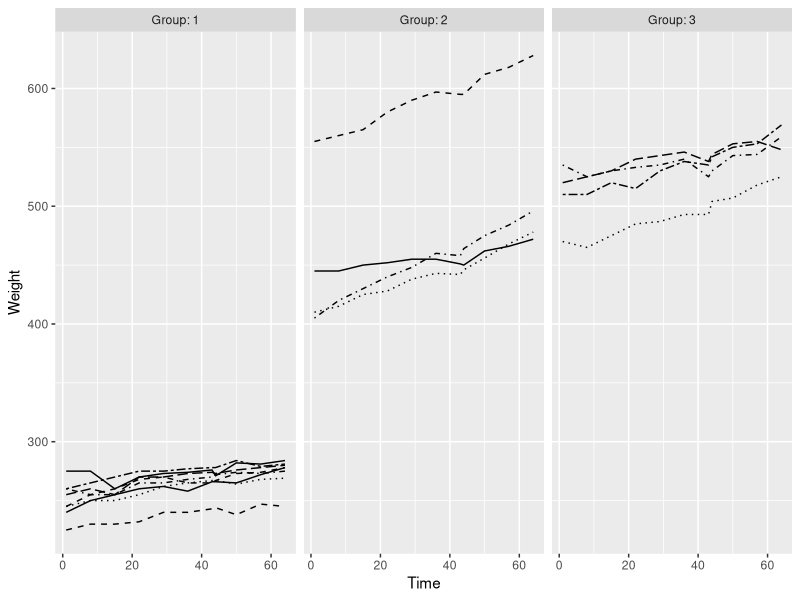
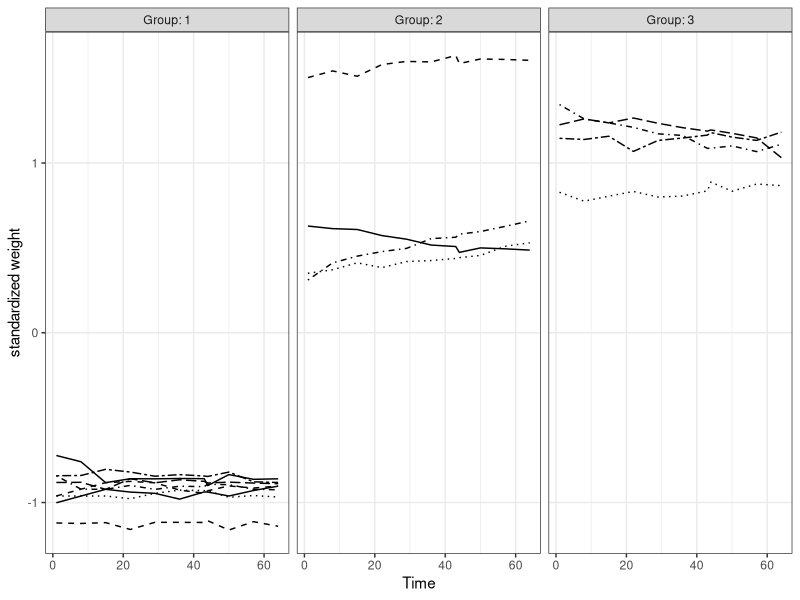
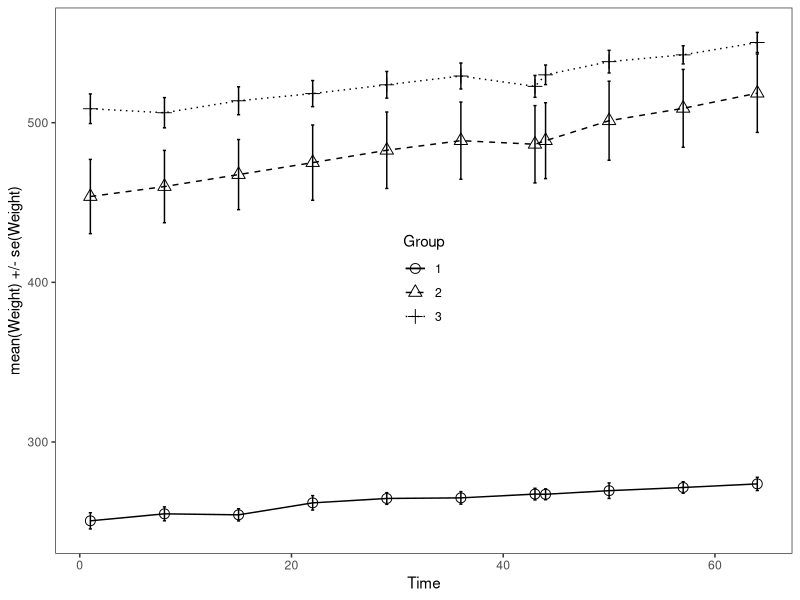
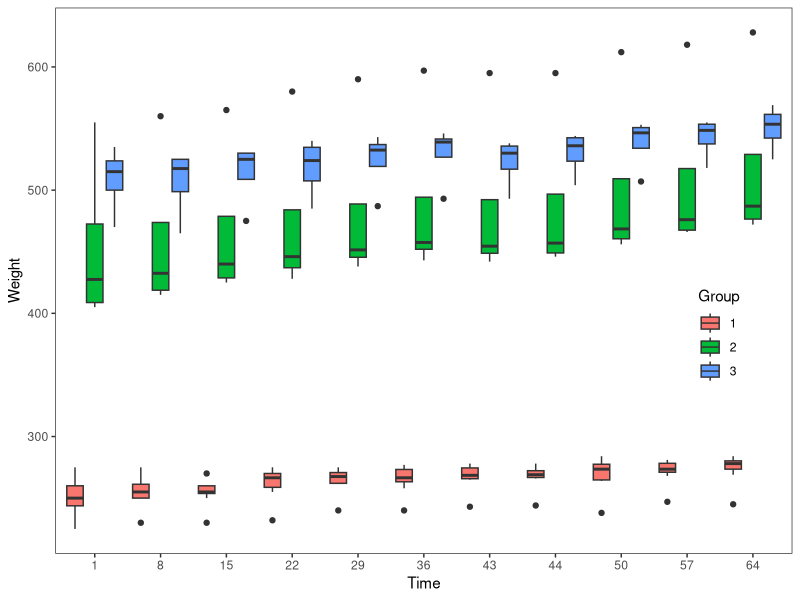
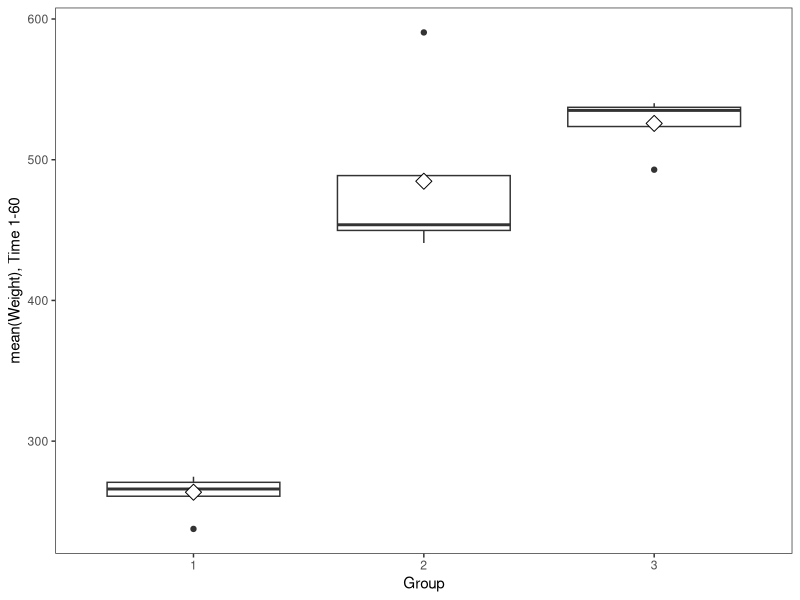
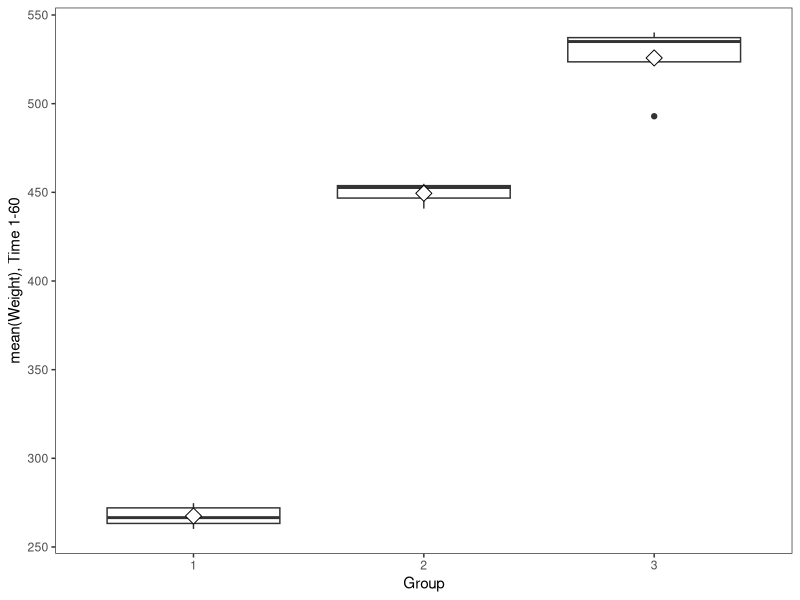
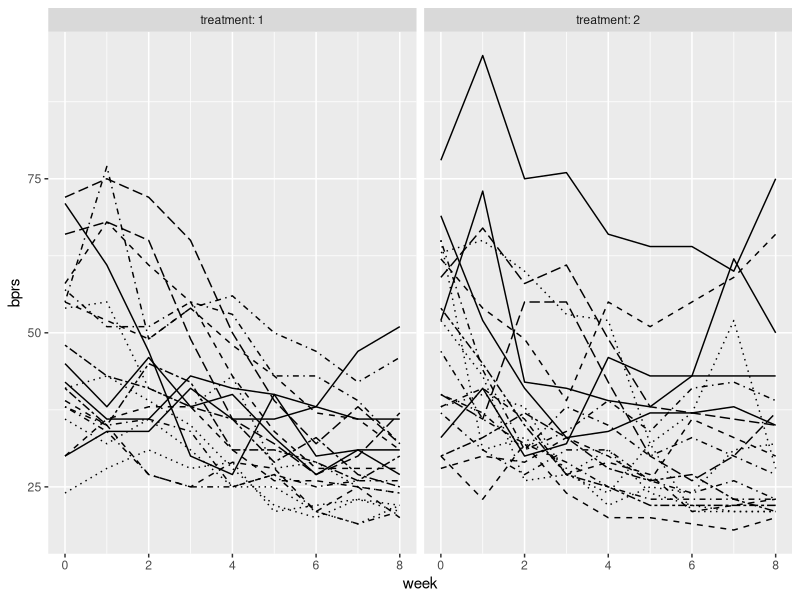
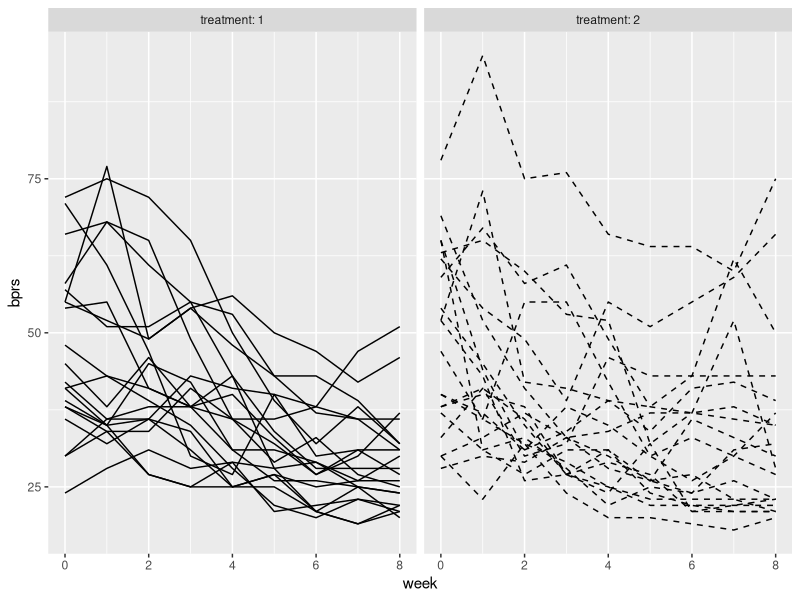

Recreate these plots in R, in order.
## ---- chunk 1
#---
#title: "Chapter 5 analysis"
#author: "Antti Kaihovaara"
#date: "December 8, 2018"
#description: "Chapter 6 analysis"
#Data1: https://raw.githubusercontent.com/KimmoVehkalahti/MABS/master/Examples/data/BPRS.txt
#Data2:https://raw.githubusercontent.com/KimmoVehkalahti/MABS/master/Examples/data/rats.txt
#---
## ---- chunk 2
getwd()

BPRSL <- read.csv("BPRSLong.csv", sep=",", header=TRUE)
RATSL <- read.csv("RATSLong.csv", sep=",", header=TRUE)

library(tidyverse)
library(dplyr)
library(tidyr)
library(ggplot2)
## ---- chunk 3
BPRSL$treatment <- factor(BPRSL$treatment)
BPRSL$subject <- factor(BPRSL$subject)
glimpse(BPRSL)

RATSL$ID <- factor(RATSL$ID)
RATSL$Group <-factor(RATSL$Group)
glimpse(RATSL)

## ---- chunk 4
ggplot(RATSL, aes(x = Time, y = Weight, linetype = ID)) +
  geom_line() +
  scale_linetype_manual(values = rep(1:10, times=4)) +
  facet_grid(. ~ Group, labeller = label_both) +
  theme(legend.position = "none") + 
  scale_y_continuous(limits = c(min(RATSL$Weight), max(RATSL$Weight)))
## ---- chunk 5
RATSL <- RATSL %>%
  group_by(Time) %>%
  mutate(stdWeight = (Weight-mean(Weight))/sd(Weight)) %>%
  ungroup()


p1 <- ggplot(RATSL, aes(x = Time, y = stdWeight, linetype = ID))
p2 <- p1 + geom_line() + scale_linetype_manual(values = rep(1:10, times=4))
p3 <- p2 + facet_grid(. ~ Group, labeller = label_both)
p4 <- p3 + theme_bw() + theme(legend.position = "none")
p5 <- p4 + theme(panel.grid.minor.y = element_blank())
p6 <- p5 + scale_y_continuous(name = "standardized weight")
p6
## ---- chunk 6
n <- length(0:8) # Time, incl. baseline (0)
RATSS <- RATSL %>%
  group_by(Group, Time) %>%
  summarise( mean=mean(Weight), se=sd(Weight)/sqrt(n) ) %>%
  ungroup()
glimpse(RATSS)

p1 <- ggplot(RATSS, aes(x = Time, y = mean, linetype = Group, shape = Group))
p2 <- p1 + geom_line() + scale_linetype_manual(values = c(1,2,3))
p3 <- p2 + geom_point(size=3) + scale_shape_manual(values = c(1,2,3))
p4 <- p3 + geom_errorbar(aes(ymin=mean-se, ymax=mean+se, linetype="1"), width=0.3)
p5 <- p4 + theme_bw() + theme(panel.grid.major = element_blank(), panel.grid.minor = element_blank())
p6 <- p5 + theme(legend.position = c(0.5,0.5))
p7 <- p6 + scale_y_continuous(name = "mean(Weight) +/- se(Weight)")
p7
## ---- chunk 7
p1 <- ggplot(RATSL, aes(x = factor(Time), y = Weight, fill = Group))
p2 <- p1 + geom_boxplot(position = position_dodge(width = 0.9))
p3 <- p2 + theme_bw() + theme(panel.grid.major = element_blank(), panel.grid.minor = element_blank())
p4 <- p3 + theme(legend.position = c(0.9,0.4))
p5 <- p4 + scale_x_discrete(name = "Time")
# Black & White version:
#p6 <- p5 + scale_fill_grey(start = 0.5, end = 1)
p5
## ---- chunk 8

RATSL8S <- RATSL %>%
  filter(Time> 0) %>%
  group_by(Group, ID) %>%
  summarise( mean=mean(Weight) ) %>%
  ungroup()
 glimpse(RATSL8S)


p1 <- ggplot(RATSL8S, aes(x = Group, y = mean))
p2 <- p1 + geom_boxplot()
p3 <- p2 + theme_bw() + theme(panel.grid.major = element_blank(), panel.grid.minor = element_blank())
p4 <- p3 + stat_summary(fun.y = "mean", geom = "point", shape=23, size=4, fill = "white")
p5 <- p4 + scale_y_continuous(name = "mean(Weight), Time 1-60")
p5
## ---- chunk 9
# Remove the outlier:
RATSL8S1 <- RATSL8S %>%
  filter(mean < 550)

RATSL8S2 <- RATSL8S1 %>%
  filter(mean > 250)

 p1 <- ggplot(RATSL8S2, aes(x = Group, y = mean, outline=FALSE))
p2 <- p1 + geom_boxplot(outline=FALSE)
p3 <- p2 + theme_bw() + theme(panel.grid.major = element_blank(), panel.grid.minor = element_blank())
p4 <- p3 + stat_summary(fun.y = "mean", geom = "point", shape=23, size=4, fill = "white")
p5 <- p4 + scale_y_continuous(name = "mean(Weight), Time 1-60")
p5
## ---- chunk 10
ggplot(BPRSL, aes(x = week, y = bprs, linetype = subject)) +
  geom_line() +
  scale_linetype_manual(values = rep(1:10, times=4)) +
  facet_grid(. ~ treatment, labeller = label_both) +
  theme(legend.position = "none") + 
  scale_y_continuous(limits = c(min(BPRSL$bprs), max(BPRSL$bprs)))
## ---- chunk 11
BPRS_reg <- lm(bprs ~ week + treatment, data = BPRSL)

summary(BPRS_reg)
## ---- chunk 12
library(lme4)

BPRS_ref <- lmer(bprs ~ week + treatment + (1 | subject), data = BPRSL, REML = FALSE)

# Print the summary of the model
summary(BPRS_ref)
## ---- chunk 13
BPRS_ref1 <- lmer(bprs ~ week + treatment+ (week | subject), data = BPRSL, REML = FALSE)

summary(BPRS_ref1)

anova(BPRS_ref1, BPRS_ref)
## ---- chunk 14

BPRS_ref2 <- lmer(bprs ~ week * treatment + (week | subject), data = BPRSL, REML = FALSE)

summary(BPRS_ref2)

anova(BPRS_ref2, BPRS_ref1)

## ---- chunk 15

ggplot(BPRSL, aes(x = week, y = bprs, group = subject)) +
  geom_line(aes(linetype = treatment)) +
  scale_linetype_manual(values = rep(1:10, times=4)) +
  facet_grid(. ~ treatment, labeller = label_both) +
  theme(legend.position = "none") + 
  scale_y_continuous(limits = c(min(BPRSL$bprs), max(BPRSL$bprs)))

Fitted <- fitted(BPRS_ref2)

BPRSL <- BPRSL %>%
  mutate(Fitted)


ggplot(BPRSL, aes(x = week, y = Fitted, group = subject)) +
  geom_line(aes(linetype = treatment)) +
  scale_linetype_manual(values = rep(1:10, times=4)) +
  facet_grid(. ~ treatment, labeller = label_both) +
  theme(legend.position = "none") + 
  scale_y_continuous(limits = c(min(BPRSL$bprs), max(BPRSL$bprs)))

